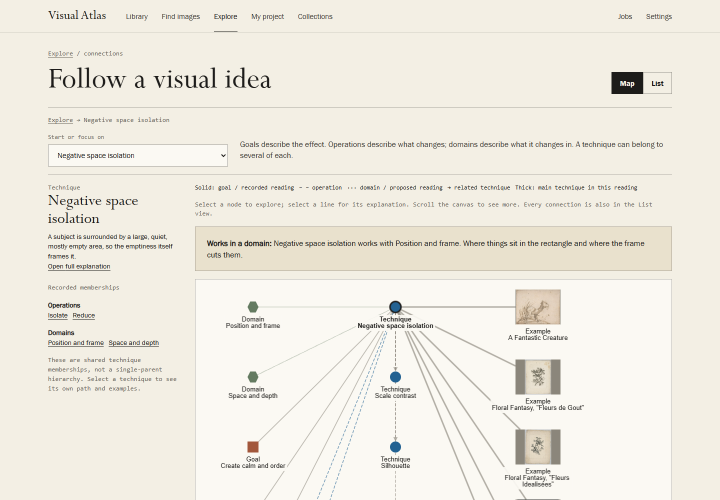
#> input picture docs/media/connections-v04.png, 1440 x 1000 px, given as the content of the folder ../docs/media/connections-v04.png, which was not available (shown at 1/2 size)
$ python make_tour.py ../docs/media/connections-v04.png ../docs/media/connections.png
#> lines starting #> are read from the running program, lines starting #| are printed output that depends on the picture; pictures that were not available may be replaced by others from this repository, and a replacement may not be noted
"""Assemble the README tour GIF from numbered screenshots (taken with Playwright from the real app).

  uv run python scripts/make_tour.py docs/media/tour-frames docs/media/tour.gif"""

import sys
from pathlib import Path

from PIL import Image


def main(frames: Path, out: Path, width: int = 960, seconds: float = 2.2):
#> called with width = 960, seconds = 2.2
    paths = sorted(frames.glob('*.png'))
    if not paths:
        raise SystemExit(f'no frames in {frames}')
    images = []
    for path in paths:
        frame = Image.open(path).convert('RGB')
#> frame is the input picture: PIL image 1440x1000 RGB; mean R, G, B 238.7, 235.1, 225.1
        frame = frame.resize((width, round(frame.height * width / frame.width)), Image.Resampling.LANCZOS)
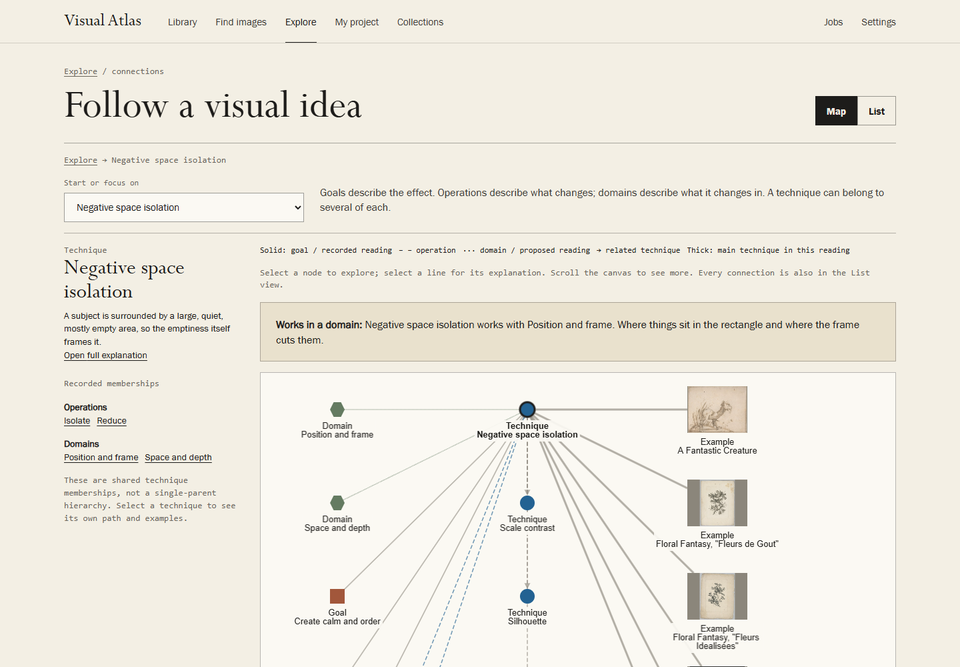
#> frame: PIL image 960x667 RGB; mean R, G, B 238.6, 235, 225.1
        images.append(frame.quantize(colors=128, method=Image.Quantize.MEDIANCUT))
    height = max(image.height for image in images)
#> height = 667
    padded = []
    for image in images:
        canvas = Image.new('P', (width, height))
        canvas.putpalette(image.getpalette())
        canvas.paste(image, (0, 0))
        padded.append(canvas)
#> this loop made 1 pass
#> after the loop, padded = 1 item
    padded[0].save(out, save_all=True, append_images=padded[1:], duration=int(seconds * 1000), loop=0, optimize=True)
    print(f'{out}: {len(padded)} frames, {out.stat().st_size // 1024} KB')
#| ../docs/media/connections.png: 1 frames, 94 KB


if __name__ == '__main__':
    main(Path(sys.argv[1]), Path(sys.argv[2]))

$ run again, on docs/media/connections.png
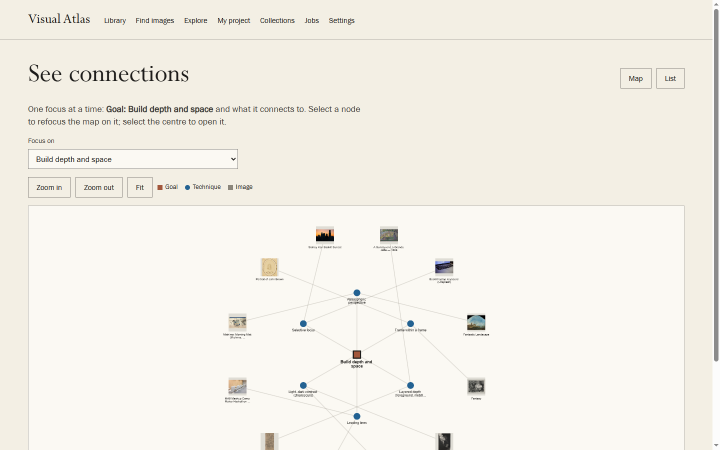
#> input picture docs/media/connections.png, 1440 x 900 px, given as the content of the folder ../docs/media/connections.png, which was not available (shown at 1/2 size)
#> in main, frame is the input picture: PIL image 1440x900 RGB; mean R, G, B 243.4, 240.5, 232.2
#> in main, `frame = frame.resize((width, round(frame.height * width / frame.width)..`:
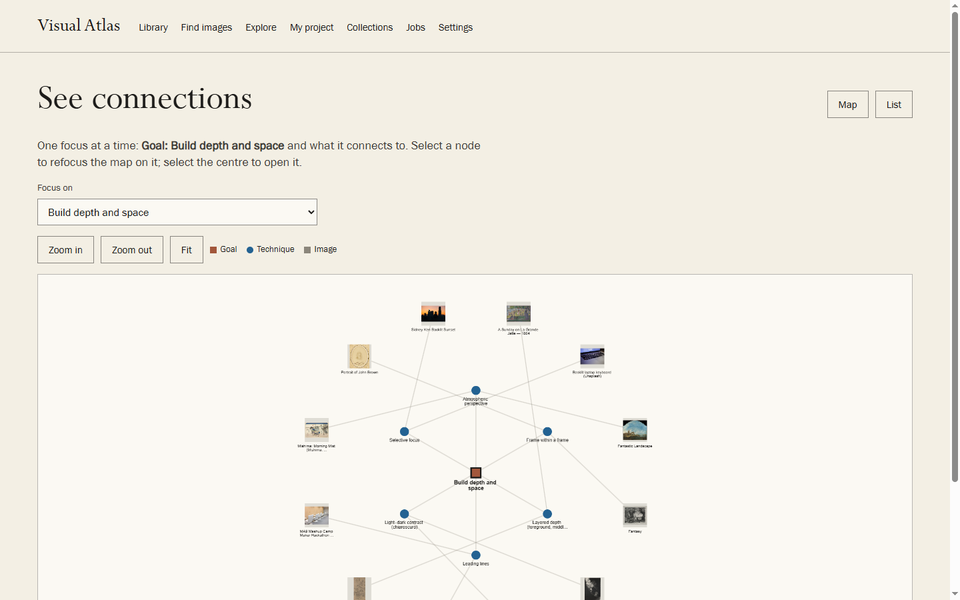
#> frame: PIL image 960x600 RGB; mean R, G, B 243.4, 240.5, 232.2
#> height = 600
#> the loop in main, `for image in images:` made 1 pass
#> after the loop in main, `for image in images:`: padded = 1 item
#| ../docs/media/connections.png: 1 frames, 94 KB

$ run again, on docs/media/find.png
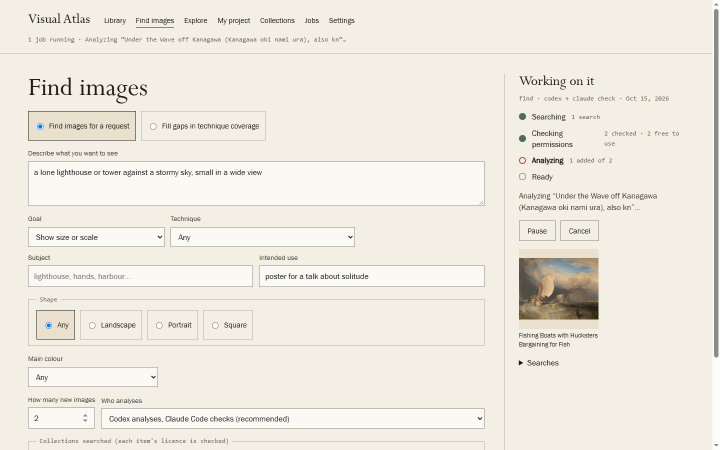
#> input picture docs/media/find.png, 1440 x 900 px, given as the content of the folder ../docs/media/find.png, which was not available (shown at 1/2 size)
#> in main, frame is the input picture: PIL image 1440x900 RGB; mean R, G, B 237.8, 234, 223.7
#> in main, `frame = frame.resize((width, round(frame.height * width / frame.width)..`:
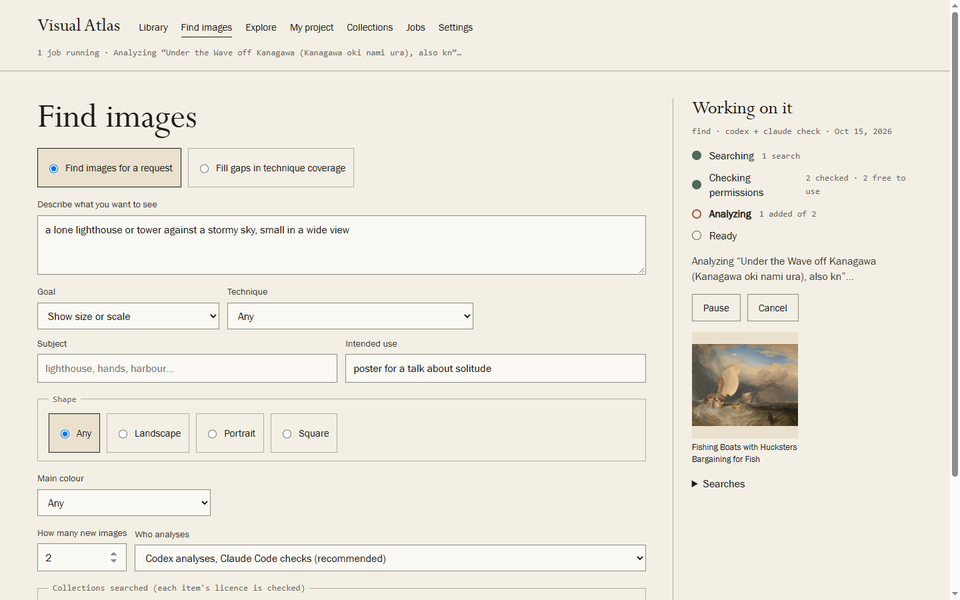
#> frame: PIL image 960x600 RGB; mean R, G, B 237.7, 233.9, 223.7
#> height = 600
#> the loop in main, `for image in images:` made 1 pass
#> after the loop in main, `for image in images:`: padded = 1 item
#| ../docs/media/find.png: 1 frames, 111 KB
